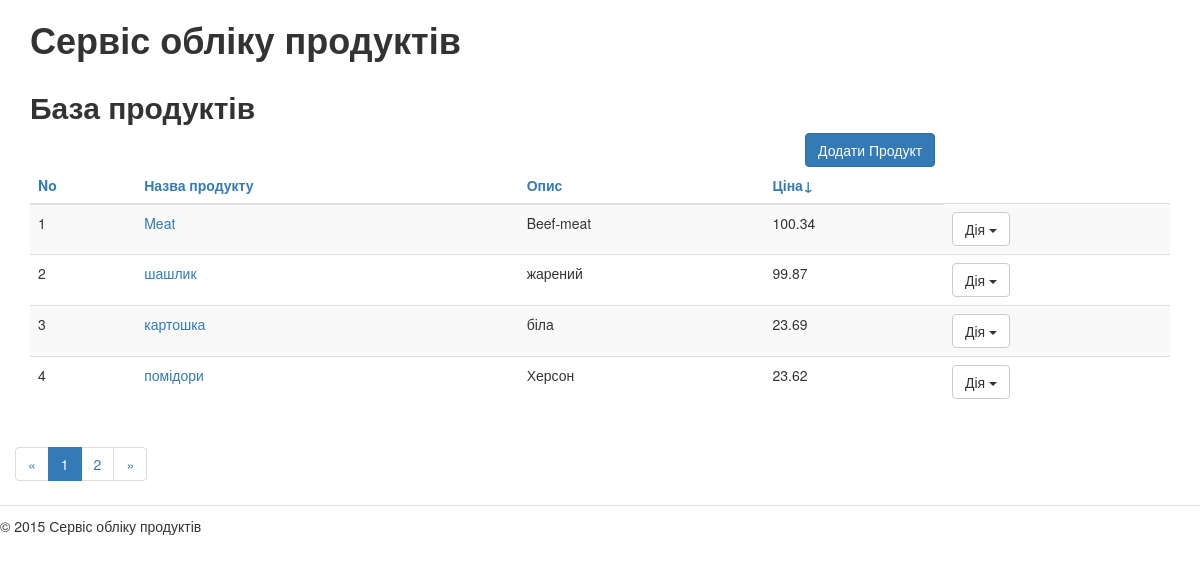
Screenshot of /products/?order_by=price&reverse=1 with the database file from the repository.
### products/models.py (models this page shows, shortened)
class Product(models.Model):
    class Meta(object):
        verbose_name = u"Продукт"
        verbose_name_plural = u"Продукти"
    first_name = models.CharField(
        max_length=256,
        blank=False,
        verbose_name=u"Назва")
    slug = models.SlugField(
        max_length=50,
        blank=False,
        verbose_name=u"Коротка назва-мітка")
    description = models.CharField(
        max_length=256,
        blank=False,
        verbose_name=u"Опис"
    )
    price = models.DecimalField(
        max_digits=5,
        decimal_places=2,
        blank=False,
        verbose_name=u"Ціна")
    created_at = models.DateField(
        auto_now_add=True,
        blank=False,
        verbose_name=u"Дата створення",
        )
    modified_at = models.DateField(
        auto_now=True,
        blank=True,
        verbose_name=u"Дата змінення",
        )

### products/views.py (the view)
# urls.py: url(r'^products/$', 'products.views.products_list', name='products'),
def products_list(request):
    products = Product.objects.all()
    order_by = request.GET.get('order_by', '')
    if order_by in ('first_name', 'description', 'price'):
        products = products.order_by(order_by)
        if request.GET.get('reverse', '') == '1':
            products = products.reverse()
    paginator = Paginator(products, 4)
    page = request.GET.get('page')
    try:
        products = paginator.page(page)
    except PageNotAnInteger:
        products = paginator.page(1)
    except EmptyPage:
        products = paginator.page(paginator.num_pages)
    return render(request, 'products/products_list.html', {'products': products})

### products/templates/products/products_list.html (shortened to what this page needs)
{% extends "products/base.html" %}
{% load static from staticfiles %}
{% block title %}База продуктів{% endblock title %}
{% block content %}
               <div class="col-xs-8">
               </div>
                <div class="col-xs-4">
                   <a class="btn btn-primary" href="{% url "products_add" %}">Додати Продукт</a>
               </div>
                <table class="table table-hover table-striped">
                    <thead>
                    <tr>
                        <th><a href="#">No</a></th>
                        <th><a href="{% url "products" %}?order_by=first_name"> Назва продукту </a></th>
                        <th><a href="{% url "products" %}?order_by=description">Опис{% if request.GET.order_by == 'description' %}&uarr;{% endif %}</a></th>
                        <th><a href="{% url "products" %}?order_by=price{% if request.GET.order_by == 'price' and request.GET.reverse != '1' %}&amp;reverse=1{% endif %}">Ціна{% if request.GET.order_by == 'price' and request.GET.reverse != '1' %}&uarr;{% elif request.GET.order_by == 'price' and request.GET.reverse == '1' %}&darr;{% endif %}</a></th>
                    </tr>
                    </thead>
                    <tbody>
                    {% for product in products %}
                    <tr>
                        <td>{{ forloop.counter }}</td>
                        <td><a title="Редагувати" href="{% url "products_edit" product.id %}">{{ product.first_name }}</a>
                        </td>
                        <td>{{ product.description }}</td>
                        <td>{{ product.price }}</td>
                        <td>
                            <div class="btn-group">
                              <button type="button" class="btn btn-default dropdown-toggle"
                                      data-toggle="dropdown">Дія
                                <span class="caret"></span>
                              </button>
                            </div>
                        </td>
                    </tr>
                    {% endfor %}
                    </tbody>
                </table>
            </div>
           {% if products.has_other_pages %}
                {% with order_by=request.GET.order_by reverse=request.GET.reverse %}
                <nav>
                  <ul class="pagination">
                    <li>
                      <a href="{% url "products" %}?page=1&amp;order_by={{ order_by }}&amp;reverse={{ reverse }}">&laquo;</a>
                    </li>
                    {% for p in products.paginator.page_range %}
                    <li {% if products.number == p %}class="active"{% endif %}>
                      <a href="{% url "products" %}?page={{ p }}&amp;order_by={{ order_by }}&amp;reverse={{ reverse }}">{{ p }}</a>
                    </li>
                    {% endfor %}
                    <li>
                      <a href="{% url "products" %}?page={{ products.paginator.num_pages }}&amp;order_by={{ order_by }}&amp;reverse={{ reverse }}">
                        &raquo;</a>
                    </li>
                  </ul>
                </nav>
                {% endwith %}
           {% endif %}
{% endblock content %}

### rows the page displays
Product: first_name "Meat", description "Beef-meat", price "100.34"
Product: first_name "шашлик", description "жарений", price "99.87"
Product: first_name "картошка", description "біла", price "23.69"
Product: first_name "помідори", description "Херсон", price "23.62"

### other values shown
{{ p }} "1" "2"
